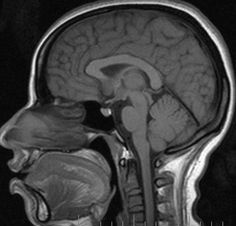
#> input picture images/Image_5.jpg, 236 x 226 px
$ python EG_2021_4512_Q9.py
#> lines starting #> are read from the running program, lines starting #| are printed output that depends on the picture
import cv2
import numpy as np
import matplotlib.pyplot as plt
import os

def save_img(title, img, fname, cmap='gray'):
    plt.figure(figsize=(5,5))
    plt.imshow(img, cmap=cmap)
    plt.title(title)
    plt.axis('off')
    path = os.path.join("../outputs", fname)
    plt.savefig(path, bbox_inches='tight')
    print("[SAVED]", path)
    plt.close()

if __name__ == "__main__":

    # Load MRI image
    img = cv2.imread("../images/Image_5.jpg", cv2.IMREAD_GRAYSCALE)
#> img is the input picture: shape (226, 236); min 0, max 255, mean 66.2
    if img is None:
        print("Error: Image_5.jpg not found!")
        exit()

    save_img("Original MRI", img, "Q9_original.png")

    # 1. Gaussian Denoising
    denoised = cv2.GaussianBlur(img, (5,5), 0)
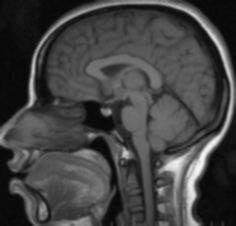
#> denoised: shape (226, 236); min 7, max 246, mean 66.2
    save_img("Gaussian Denoised", denoised, "Q9_denoised.png")

    # 2. Histogram Equalization
    hist_eq = cv2.equalizeHist(img)
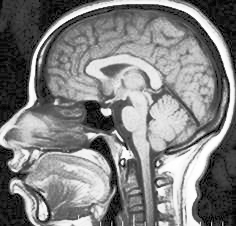
#> hist_eq: shape (226, 236); min 0, max 255, mean 128.8
    save_img("Histogram Equalized", hist_eq, "Q9_histeq.png")

    # 3. CLAHE (Adaptive Equalization)
    clahe = cv2.createCLAHE(clipLimit=3.0, tileGridSize=(8,8))
    clahe_img = clahe.apply(img)
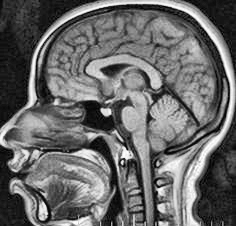
#> clahe_img: shape (226, 236); min 1, max 255, mean 104.9
    save_img("CLAHE Enhanced", clahe_img, "Q9_CLAHE.png")

    # 4. Sharpening (Unsharp Mask)
    blurred = cv2.GaussianBlur(img, (9,9), 10)
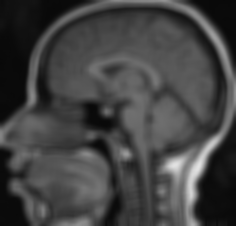
#> blurred: shape (226, 236); min 8, max 226, mean 66.2
    sharpened = cv2.addWeighted(img, 1.5, blurred, -0.5, 0)
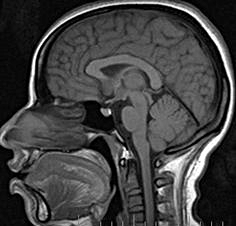
#> sharpened: shape (226, 236); min 0, max 255, mean 66.3
    save_img("Sharpened Image", sharpened, "Q9_sharpened.png")

    # 5. Combine results for comparison (optional)
    comparison = np.hstack((img, clahe_img, sharpened))
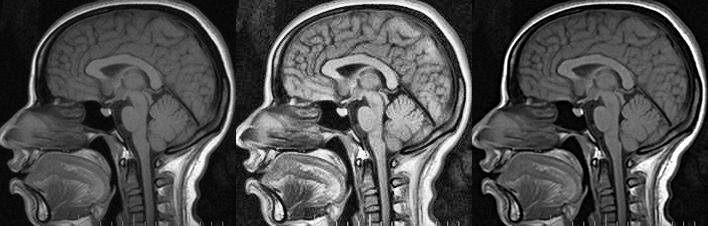
#> comparison: shape (226, 708); min 0, max 255, mean 79.1
    save_img("Comparison: Original - CLAHE - Sharpened", comparison, "Q9_compare.png", cmap='gray')

$ run again, with images/Image_1.jpg copied over images/Image_5.jpg
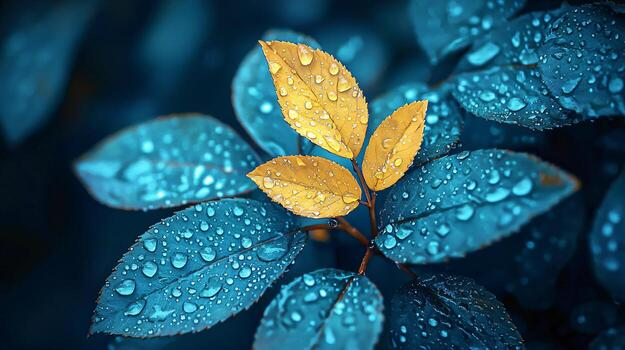
#> input picture images/Image_1.jpg, 625 x 350 px
#> `blurred = cv2.GaussianBlur(img, (9,9), 10)`:
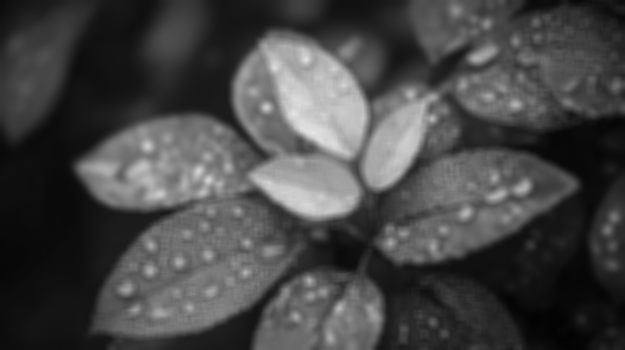
#> blurred: shape (350, 625); min 2, max 230, mean 70.2
#> `comparison = np.hstack((img, clahe_img, sharpened))`:
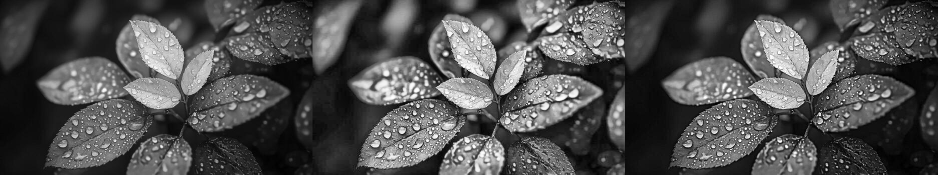
#> comparison: shape (350, 1875) (shown at 1/2 size); min 0, max 255, mean 79.2

$ run again, with images/Image_4.jpg copied over images/Image_5.jpg
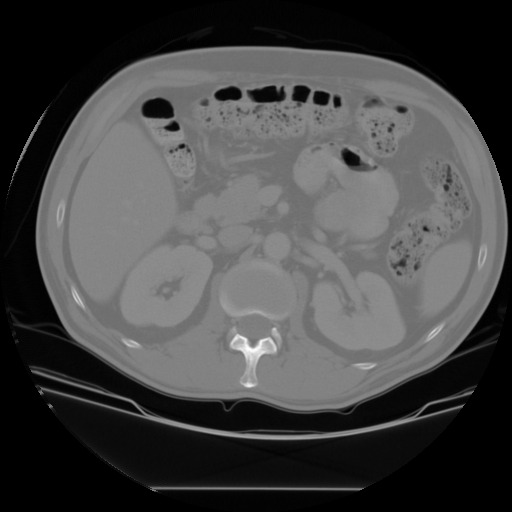
#> input picture images/Image_4.jpg, 512 x 512 px
#> img is the input picture: shape (512, 512); min 0, max 255, mean 69.8
#> `hist_eq = cv2.equalizeHist(img)`:
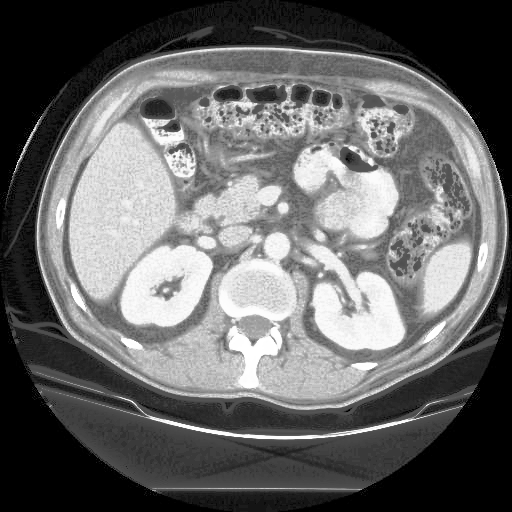
#> hist_eq: shape (512, 512); min 0, max 255, mean 103.3
#> `comparison = np.hstack((img, clahe_img, sharpened))`:
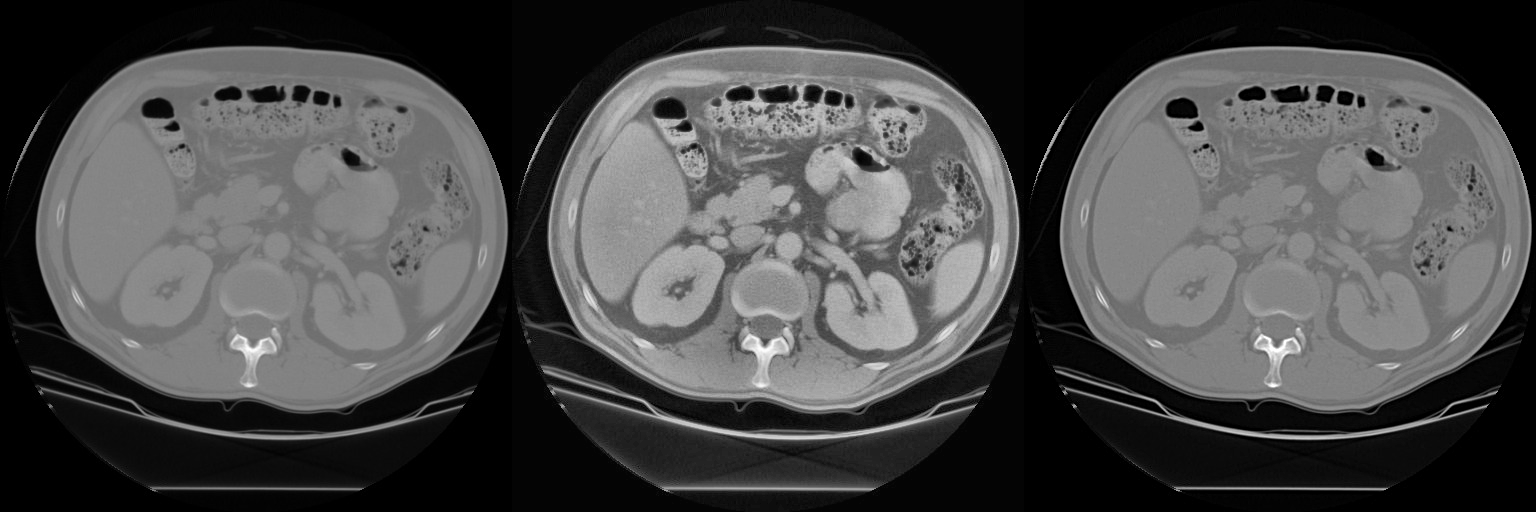
#> comparison: shape (512, 1536); min 0, max 255, mean 74.2

$ run again, with images/Image_6.jpg copied over images/Image_5.jpg
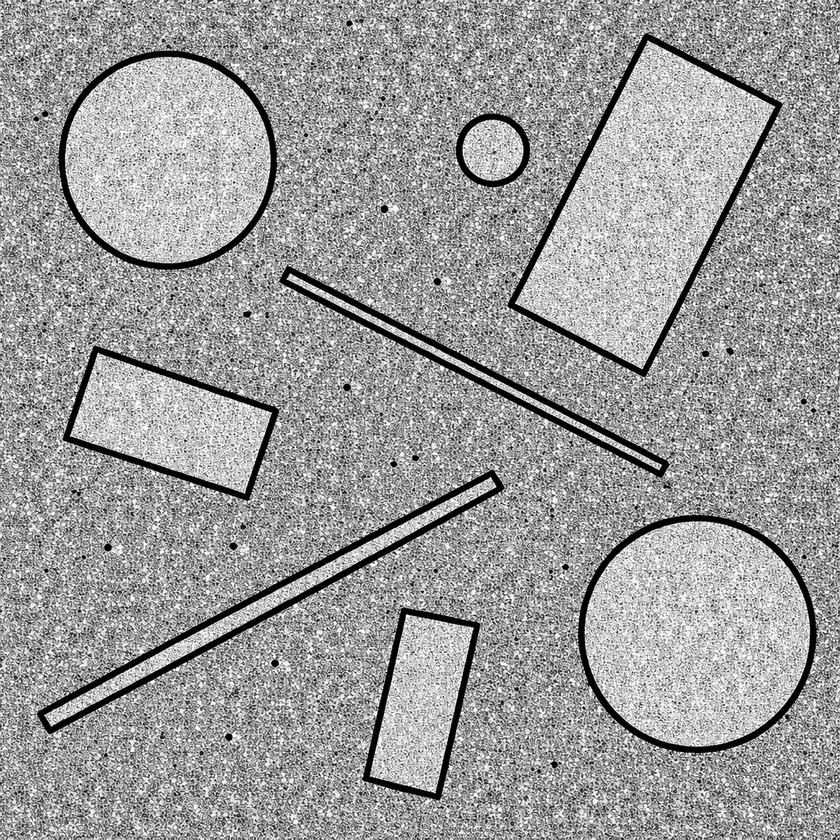
#> input picture images/Image_6.jpg, 840 x 840 px, shrunk from 1024 x 1024 before the run
#> `clahe_img = clahe.apply(img)`:
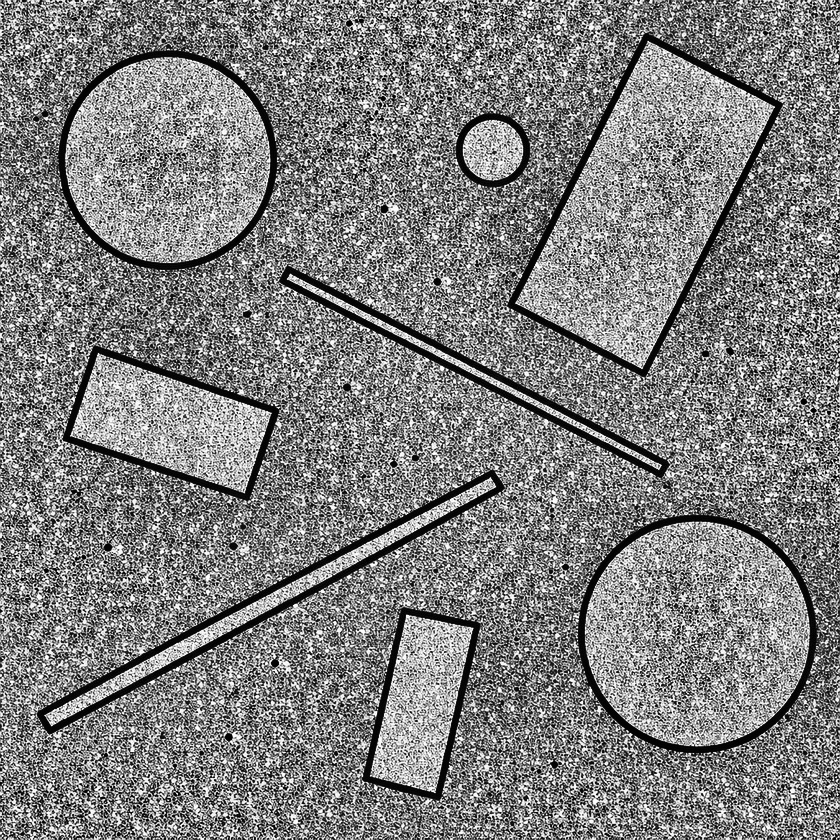
#> clahe_img: shape (840, 840); min 0, max 255, mean 127.7
#> `comparison = np.hstack((img, clahe_img, sharpened))`:
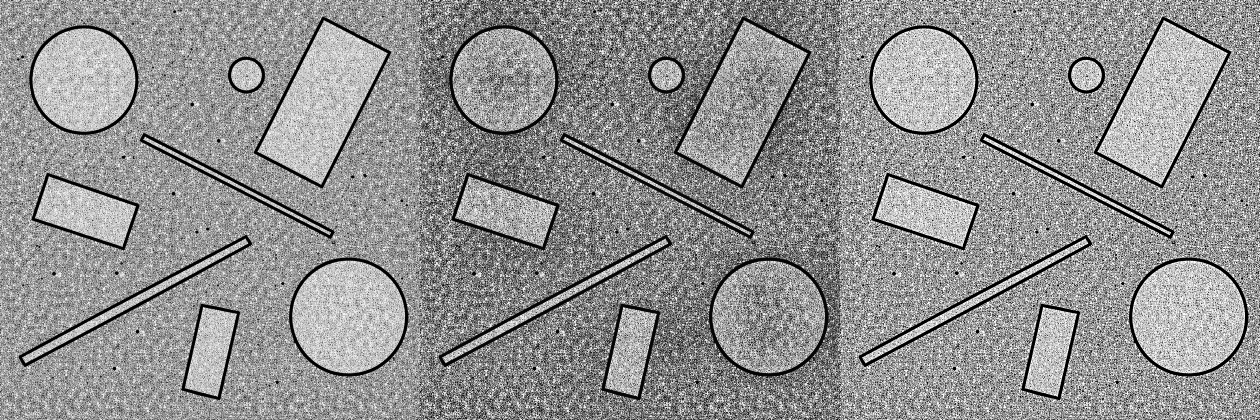
#> comparison: shape (840, 2520) (shown at 1/2 size); min 0, max 255, mean 146.3
